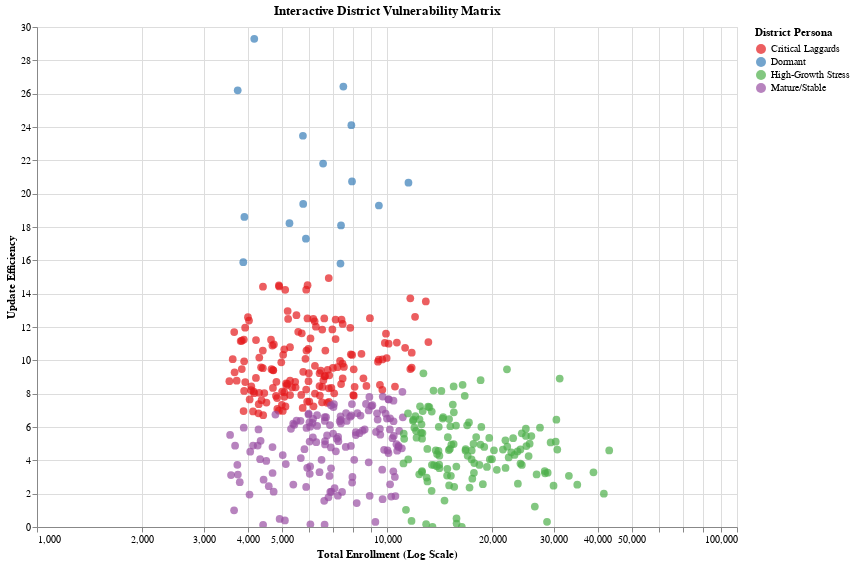

Here is the notebook cell this chart was saved with:
### Code cell
import altair as alt
from sklearn.cluster import KMeans
from sklearn.preprocessing import StandardScaler

# Clean District Names
df_bio['district'] = df_bio['district'].str.strip()
df_enroll['district'] = df_enroll['district'].str.strip()

# --- PART A: PREPARING THE MASTER DATASET ---

# Calculate total_enrolment in df_enroll
df_enroll['total_enrolment'] = df_enroll['age_0_5'] + df_enroll['age_5_17'] + df_enroll['age_18_greater']

bio_grouped = df_bio.groupby(['state', 'district'])['bio_age_5_17'].sum().reset_index()
bio_grouped.rename(columns={'bio_age_5_17': 'total_updates'}, inplace=True)

enrol_grouped = df_enroll.groupby(['state', 'district'])['total_enrolment'].sum().reset_index()

df_master = pd.merge(enrol_grouped, bio_grouped, on=['state', 'district'], how='inner')

median_enrol = df_master['total_enrolment'].median()
df_master = df_master[df_master['total_enrolment'] > median_enrol].copy()

df_master['update_efficiency'] = df_master['total_updates'] / df_master['total_enrolment']
df_master['log_enrolment'] = np.log1p(df_master['total_enrolment'])

# --- PART B: K-MEANS CLUSTERING ---
X = df_master[['log_enrolment', 'update_efficiency']]
scaler = StandardScaler()
X_scaled = scaler.fit_transform(X)

kmeans = KMeans(n_clusters=4, random_state=42, n_init=10)
df_master['cluster'] = kmeans.fit_predict(X_scaled)

# --- PART C: CLUSTER NAMING LOGIC ---
centroids = scaler.inverse_transform(kmeans.cluster_centers_)
centroid_df = pd.DataFrame(centroids, columns=['log_enrolment', 'update_efficiency'])
centroid_df['cluster'] = range(4)
centroid_df = centroid_df.sort_values('log_enrolment', ascending=False)

high_vol_indices = centroid_df.head(2).index
low_vol_indices = centroid_df.tail(2).index

high_vol_clusters = centroid_df.loc[high_vol_indices].sort_values('update_efficiency', ascending=False)
mature_cluster = high_vol_clusters.iloc[0]['cluster']
stress_cluster = high_vol_clusters.iloc[1]['cluster']

low_vol_clusters = centroid_df.loc[low_vol_indices].sort_values('update_efficiency', ascending=False)
dormant_cluster = low_vol_clusters.iloc[0]['cluster']
laggard_cluster = low_vol_clusters.iloc[1]['cluster']

persona_map = {
    mature_cluster: 'Mature/Stable',
    stress_cluster: 'High-Growth Stress',
    dormant_cluster: 'Dormant',
    laggard_cluster: 'Critical Laggards'
}
df_master['Persona'] = df_master['cluster'].map(persona_map)

# --- PART D: INTERACTIVE ALTAIR CHART ---
chart = alt.Chart(df_master).mark_circle(size=60).encode(
    x=alt.X('total_enrolment', scale=alt.Scale(type='log'), title='Total Enrollment (Log Scale)') ,
    y=alt.Y('update_efficiency', title='Update Efficiency'),
    color=alt.Color('Persona', scale=alt.Scale(scheme='set1'), legend=alt.Legend(title="District Persona")),
    tooltip=['district', 'state', 'total_enrolment', 'total_updates', 'update_efficiency', 'Persona']
).properties(
    title='Interactive District Vulnerability Matrix',
    width=700,
    height=500
).interactive()

chart.show()

### Figure 1 — Vega-Lite specification as saved in the notebook (floating-point values rounded to 4 significant figures; data arrays with more than 128 entries replaced by an {"elided": "..."} marker saying what was removed)
{"config": {"view": {"continuousWidth": 300, "continuousHeight": 300}}, "data": {"name": "data-7e73e22b6f76bd9a461c00f7cc11e75d"}, "mark": {"type": "circle", "size": 60}, "encoding": {"color": {"field": "Persona", "legend": {"title": "District Persona"}, "scale": {"scheme": "set1"}, "type": "nominal"}, "tooltip": [{"field": "district", "type": "nominal"}, {"field": "state", "type": "nominal"}, {"field": "total_enrolment", "type": "quantitative"}, {"field": "total_updates", "type": "quantitative"}, {"field": "update_efficiency", "type": "quantitative"}, {"field": "Persona", "type": "nominal"}], "x": {"field": "total_enrolment", "scale": {"type": "log"}, "title": "Total Enrollment (Log Scale)", "type": "quantitative"}, "y": {"field": "update_efficiency", "title": "Update Efficiency", "type": "quantitative"}}, "height": 500, "params": [{"name": "param_1", "select": {"type": "interval", "encodings": ["x", "y"]}, "bind": "scales"}], "title": "Interactive District Vulnerability Matrix", "width": 700, "$schema": "https://vega.github.io/schema/vega-lite/v5.20.1.json", "datasets": {"data-7e73e22b6f76bd9a461c00f7cc11e75d": {"elided": "452 records"}}}
